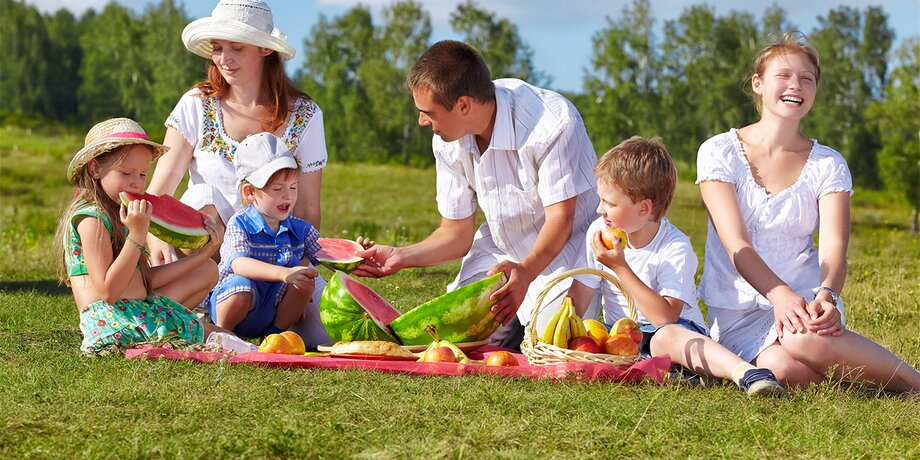
#> input picture data/input.jpg, 920 x 460 px
$ python face_recognition.py
#> lines starting #> are read from the running program, lines starting #| are printed output that depends on the picture
import cv2
import sys

image_path = 'data/input.jpg'
image = cv2.imread(image_path)
#> image is the input picture: shape (460, 920, 3); mean B, G, R 97.5, 133.5, 143.3

if image is None:
    print(f"Error: Could not load image from {image_path}")
    sys.exit()

# Конвертируем изображение в оттенки серого
gray = cv2.cvtColor(image, cv2.COLOR_BGR2GRAY)
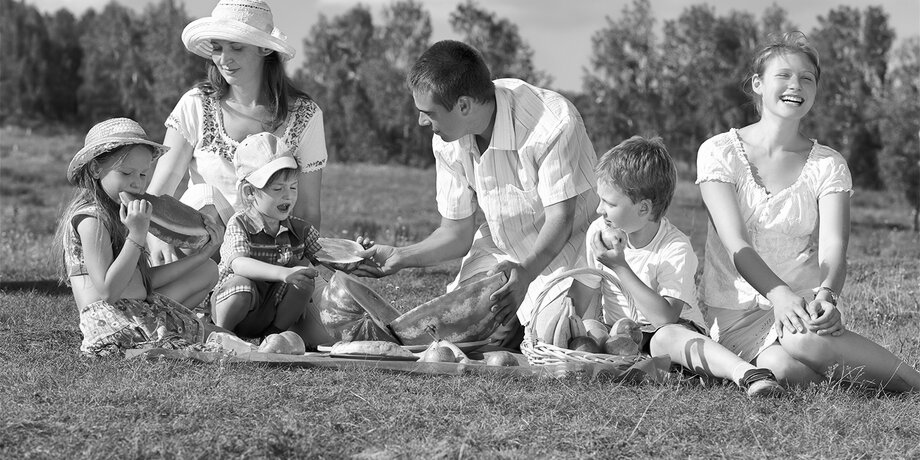
#> gray: shape (460, 920); min 0, max 255, mean 132.3

# Загружаем предобученный каскад для обнаружения лиц
face_cascade = cv2.CascadeClassifier(cv2.data.haarcascades + 'haarcascade_frontalface_default.xml')

# Обнаружение лиц
faces = face_cascade.detectMultiScale(gray, scaleFactor=1.1, minNeighbors=5, minSize=(50, 50))
#> faces = [[757, 52, 62, 62]]

# Вывод результатов
if len(faces) == 0:
    print("No faces detected.")
else:
    print(f"Detected {len(faces)} faces.")
#| Detected 1 faces.
    for (x, y, w, h) in faces:
        print(f"Face at X: {x}, Y: {y}, Width: {w}, Height: {h}")
#> this loop made 1 pass
#| Face at X: 757, Y: 52, Width: 62, Height: 62
